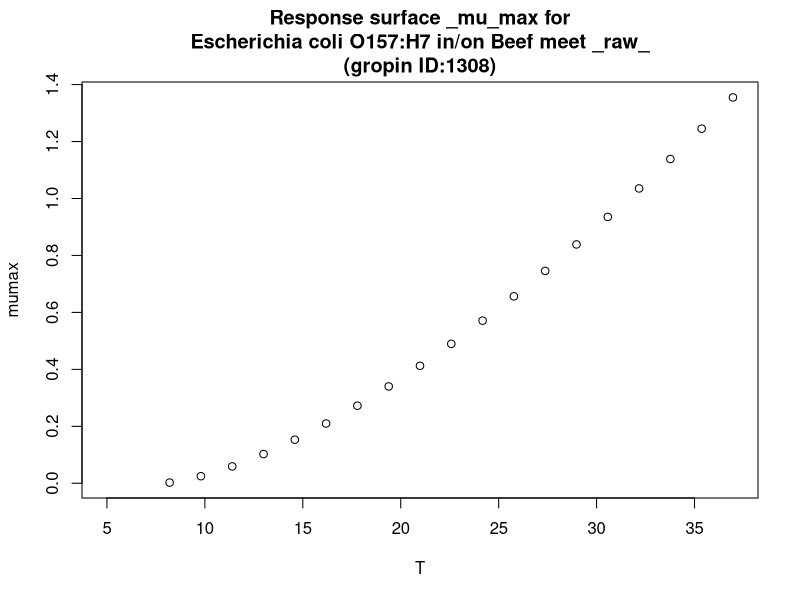

Write R code to recreate this figure.
#############################
# start of Parameter script
#############################
T <- seq(5.005,36.963036963037,length.out=21)
#############################
# end of Parameter script
#############################
############################# 
# start of Model script Gropin ID 1308 
#############################
 
# constant coefficients for this model
 
variables <- data.frame(T)
argumentsPar <- unique.data.frame(expand.grid(variables))
 
# heart of the model
response_surface <- function(T) {
   mumax <-(0.00859*(T-7.77)^1.5)

	return(mumax=mumax)
} 

# output parameters
responseSurface <- cbind(argumentsPar,response_surface(argumentsPar['T']))
colnames(responseSurface) <- c(colnames(argumentsPar),'mumax')
#############################
# End of Model script
#############################
############################# 
# start of Visualisation script Gropin ID 1308 
#############################
titleText <-'Response surface _mu_max for
Escherichia coli O157:H7 in/on Beef meet _raw_
(gropin ID:1308)'
plot(T,responseSurface$'mumax',xlab='T',
                          ylab='mumax',main=titleText)
#############################
# End of Visualisation script
#############################
